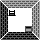

This is a level from a 2D game, rendered from its Tiled map with the project's own tilesets. A one-line summary and the complete map file follow:
An orthogonal 5x5 tile map with 8x8 px tiles, 2 tile layers (RoomTiles, Creatures), 3 tilesets and 6 objects (GiveMoney, MakeSign, MakeRoomMessage, ClearSearch, Search, ...).

<map version="1.2" tiledversion="1.2.1" orientation="orthogonal" renderorder="right-down" width="5" height="5" tilewidth="8" tileheight="8" infinite="0" nextlayerid="6" nextobjectid="9">
 <properties>
  <property name="RoomCaption" value="Loft" />
  <property name="RoomId" value="loft" />
 </properties>
 <tileset firstgid="1" source="Terrain.tsx" />
 <tileset firstgid="129" source="Creatures.tsx" />
 <tileset firstgid="257" source="Items.tsx" />
 <layer id="2" name="RoomTiles" width="5" height="5">
  <data encoding="csv">
12,5,5,5,9,
8,22,4,4,6,
8,4,4,4,6,
8,4,4,24,6,
11,7,7,7,10
</data>
 </layer>
 <layer id="4" name="Creatures" width="5" height="5">
  <data encoding="csv">
0,0,0,0,0,
0,0,0,0,0,
0,0,0,0,0,
0,0,0,0,0,
0,0,0,0,0
</data>
 </layer>
 <objectgroup id="3" name="Events">
  <object id="8" name="OnCrateSearched04-GiveMoney" type="GiveMoney" x="48" y="32" width="8" height="8">
   <properties>
    <property name="Amount" type="int" value="25" />
    <property name="ForTrigger" value="OnCrateSearched" />
    <property name="Order" type="int" value="4" />
   </properties>
  </object>
  <object id="4" name="OnCrateSearched03-SearchedCrateSign" type="MakeSign" x="48" y="24" width="8" height="8">
   <properties>
    <property name="Column" type="int" value="3" />
    <property name="ForTrigger" value="OnCrateSearched" />
    <property name="Message" value="The crate is empty" />
    <property name="Order" type="int" value="3" />
    <property name="Row" type="int" value="3" />
   </properties>
  </object>
  <object id="6" name="OnCrateSearched02-SearchCrateMessage" type="MakeRoomMessage" x="48" y="16" width="8" height="8">
   <properties>
    <property name="ForTrigger" value="OnCrateSearched" />
    <property name="Message" value="You find 25 gold coins!" />
    <property name="Order" type="int" value="2" />
   </properties>
  </object>
  <object id="3" name="OnCrateSearched01-ClearCrate" type="ClearSearch" x="48" y="8" width="8" height="8">
   <properties>
    <property name="Column" type="int" value="3" />
    <property name="ForTrigger" value="OnCrateSearched" />
    <property name="Order" type="int" value="1" />
    <property name="Row" type="int" value="3" />
   </properties>
  </object>
  <object id="2" name="Crate" type="Search" x="24" y="24" width="8" height="8">
   <properties>
    <property name="Prompt" value="Search Crate?" />
    <property name="Trigger" value="OnCrateSearched" />
   </properties>
  </object>
  <object id="1" name="LadderDown" type="Teleport" x="8" y="8" width="8" height="8">
   <properties>
    <property name="Column" type="int" value="2" />
    <property name="Prompt" value="Climb Down?" />
    <property name="Room" value="home" />
    <property name="Row" type="int" value="1" />
   </properties>
  </object>
 </objectgroup>
 <objectgroup id="5" name="CreatureInstances" />
</map>
